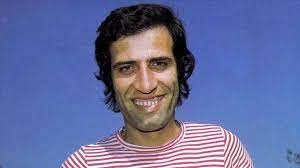
#> input picture GoruntuIsleme/Resim-Aynalama-Uzatma/kemalsunal.jpg, 300 x 168 px
$ python resimaynalama.py
#> lines starting #> are read from the running program, lines starting #| are printed output that depends on the picture
# Resim aynalama, uzatma, tekrar etme, çerçeve oluşturma
import cv2
import numpy as pd


resim=cv2.imread("kemalsunal.jpg")
#> resim is the input picture: shape (168, 300, 3); mean B, G, R 158.1, 108.7, 101.3
aynalama=cv2.copyMakeBorder(resim,100,100,200,200,cv2.BORDER_REFLECT) # Aynalama islemi ve boyutları belirtildi.
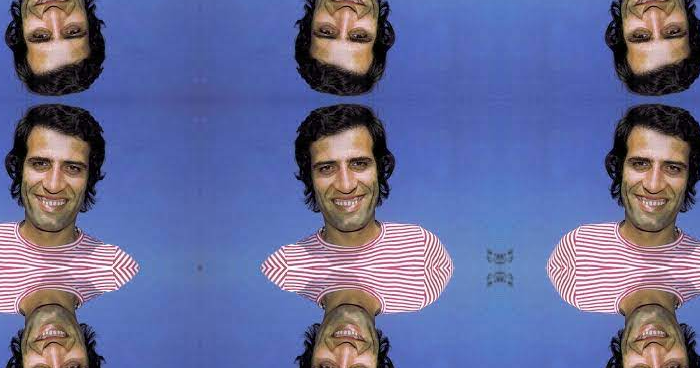
#> aynalama: shape (368, 700, 3); mean B, G, R 150.9, 107.2, 102.9
uzatma=cv2.copyMakeBorder(resim,100,100,100,100,cv2.BORDER_REPLICATE)
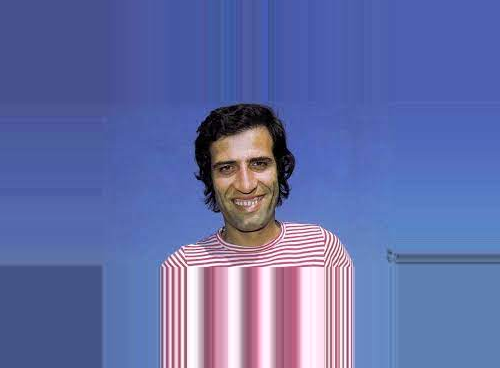
#> uzatma: shape (368, 500, 3); mean B, G, R 167.2, 110.1, 99.3
tekrarlanan=cv2.copyMakeBorder(resim,100,100,100,100,cv2.BORDER_WRAP)
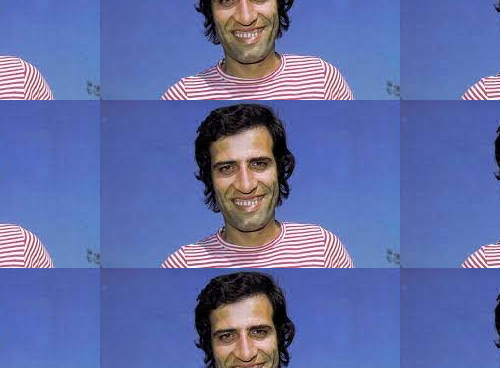
#> tekrarlanan: shape (368, 500, 3); mean B, G, R 167.5, 110.1, 97.8
cerceve=cv2.copyMakeBorder(resim,10,10,10,10,cv2.BORDER_CONSTANT,value=(0,25,255))
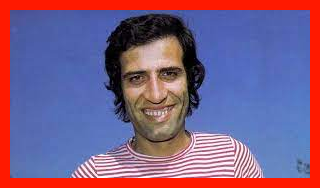
#> cerceve: shape (188, 320, 3); mean B, G, R 132.5, 95.1, 126.2

cv2.imshow("Kemal Sunal",resim)
cv2.imshow("Aynalanan Resim",aynalama)
cv2.imshow("Uzatilmis olan Resim",uzatma)
cv2.imshow("Tekrarlanan Resim",tekrarlanan)
cv2.imshow("Cerceveli Resim",cerceve)

cv2.waitKey(0)
cv2.destroyAllWindows()
